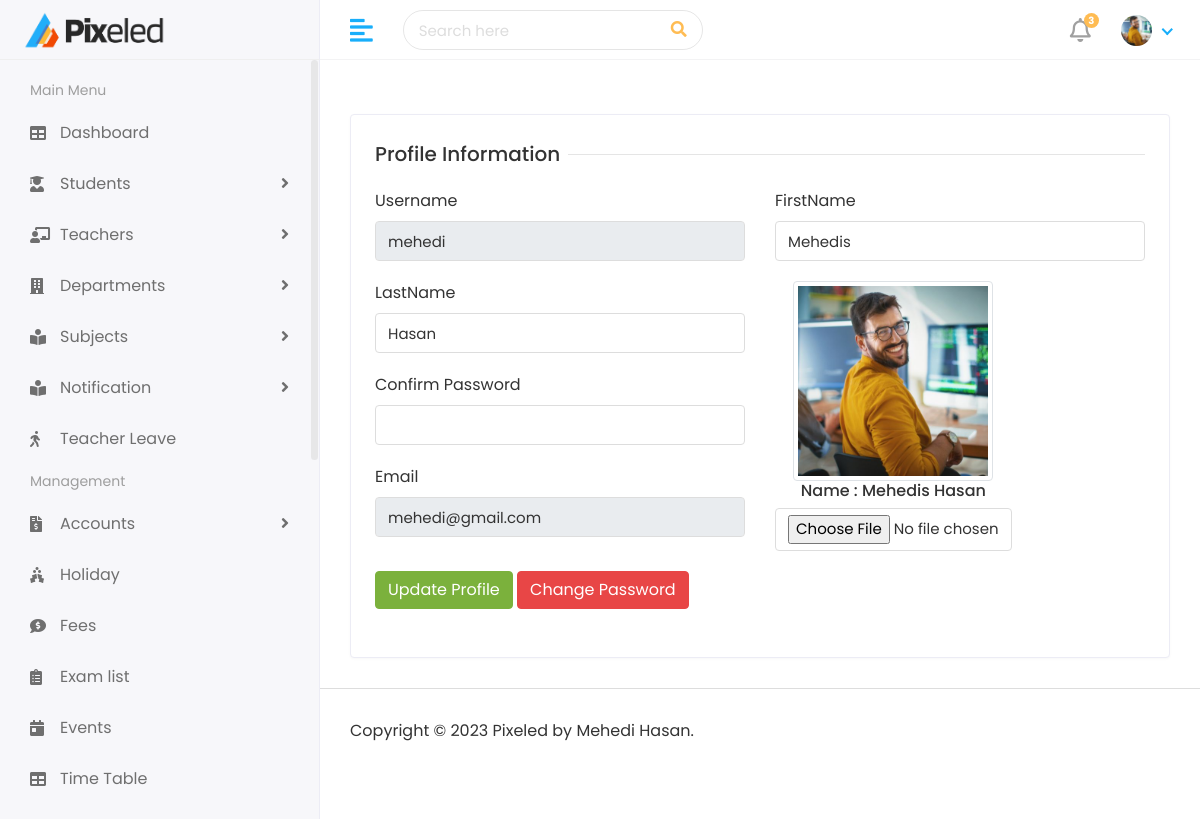
/profile (signed in), run on an earlier commit of the app's database.
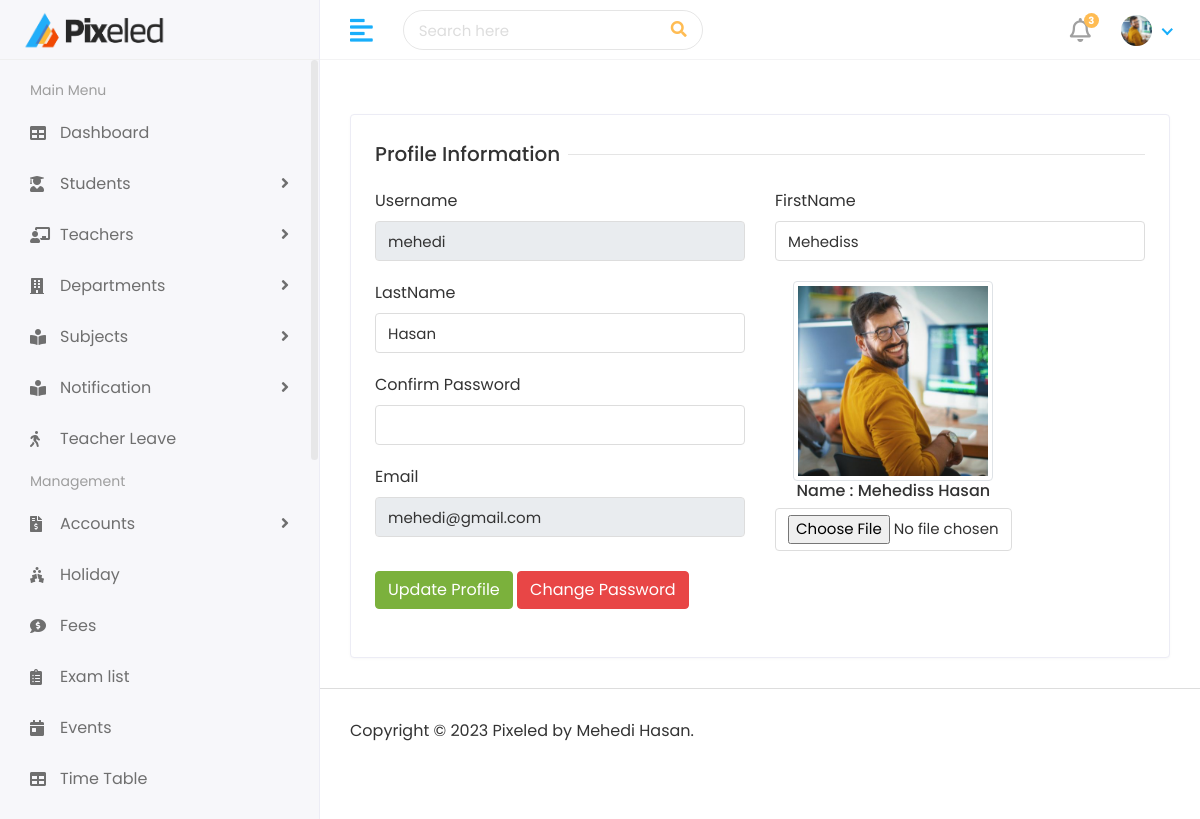
And on a later commit of the database.
### authentication/models.py (models this page shows)
class CustomUser(AbstractUser):
    USER = (
        (1, 'Admin'),
        (2, 'Teacher'),
        (3, 'Student'),
    )
    user_type = models.CharField(choices=USER, max_length=50, default=1)
    profile_pic = models.ImageField(upload_to='media/profile_pic')

### authentication/views.py (the view)
# urls.py: path('profile', views.profile, name='profile'),
@login_required(login_url='/')
def profile(request):
    user = CustomUser.objects.get(id=request.user.id)
    context = {
        'user': user
    }
    return render(request, 'profile.html', context)

### templates/profile.html (shortened to what this page needs)
{% extends 'base.html' %}
{% block main %}
<div class="row">
   <div class="col-sm-12">
      <div class="card">
         <div class="card-body">
            <form method="post", action=" {% url 'profileUpdate' %}" enctype="multipart/form-data">
               <div class="row">
                  <div class="col-12">
                     <h5 class="form-title"><span>Profile Information</span></h5>
                  </div>
                  <div class="col-12 col-sm-6">
                     <div class="form-group">
                        <label>Username</label>
                        <input name="username" type="text" class="form-control" value="{{user.username}}" readonly>
                     </div>
                  </div>
                  <div class="col-12 col-sm-6">
                     <div class="form-group">
                        <label> FirstName </label>
                        <input name="first_name" type="text" class="form-control" value="{{user.first_name}}">
                     </div>
                  </div>
                  <div class="col-12 col-sm-6">
                     <div class="form-group">
                        <label>LastName</label>
                        <input name="last_name" type="text" class="form-control" value="{{user.last_name}}">
                     </div>
                     <div class="form-group">
                        <label>Confirm Password</label>
                        <input name="password" type="text" class="form-control" >
                     </div>
                     <div class="form-group">
                        <label>Email</label>
                        <input name="email" type="text" class="form-control" value="{{user.email}}" readonly>
                     </div>
                  </div>
                  <div class="col-md-4">
                     <div class="text-center">
                       <img src="/{{user.profile_pic}}" class="myavatar img-circle img-thumbnail" alt="avatar">
                       <h6> Name : {{user.first_name}} {{user.last_name}}</h6>
                       <div class="form-group">
                        <input type="file" name="profile_pic" class="form-control" value="/{{user.profile_pic}}">
                     </div>
                     </div>
                   </div>
                   <div class="col-12">
                     <button type="submit" class="btn btn-success">Update Profile</button>
                     <button type="submit" class="btn btn-danger"><a href="{% url 'changePassword' %}" class='text-white'>Change Password</a></button> <br> <br>
                  </div>
               </div>
            </form>
         </div>
      </div>
   </div>
</div>
{% endblock %}

### templates/base.html (shortened to what this page needs)
<!DOCTYPE html>
<html lang="en">
   {% load static %}
   <head>
      <link rel="stylesheet" href="{% static 'assets/plugins/bootstrap/css/bootstrap.min.css'%}">
      <link rel="stylesheet" href="{% static 'assets/plugins/fontawesome/css/fontawesome.min.css'%}">
      <link rel="stylesheet" href="{% static 'assets/plugins/fontawesome/css/all.min.css'%}">
      <link rel="stylesheet" href="{% static 'assets/css/style.css'%}">
      <link rel="stylesheet" href="{% static 'assets/plugins/datatables/datatables.min.css' %}">
   </head>
   <body>
      <div class="main-wrapper">
        {% include "includes/header.html" %}
        {% include "includes/sidebar.html" %}
         <div class="page-wrapper">
            <div class="content container-fluid">
               {% block main %}
               {% endblock main %}
            </div>
            {% include "includes/footer.html" %}
         </div>
      </div>
   </body>
</html>

### templates/includes/header.html (shortened to what this page needs)
{% load static %}header-leftLogo
<div class="header">
    <div class="header-left">
       <a href="{% url "index" %}" class="logo">
       <img src="{% static 'assets/img/DEA.png' %}"  alt="Logo">
       </a>
    </div>
    <a href="javascript:void(0);" id="toggle_btn">
    <i class="fas fa-align-left"></i>
    </a>
    <div class="top-nav-search">
       <form>
          <input type="text" class="form-control" placeholder="Search here">
          <button class="btn" type="submit"><i class="fas fa-search"></i></button>
       </form>
    </div>
    <ul class="nav user-menu">
       <li class="nav-item dropdown noti-dropdown">
          <a href="#" class="dropdown-toggle nav-link" data-toggle="dropdown">
          <i class="far fa-bell"></i> <span class="badge badge-pill">3</span>
          </a>
       </li>
       <li class="nav-item dropdown has-arrow">
          <a href="#" class="dropdown-toggle nav-link" data-toggle="dropdown">
          <span class="user-img"><img class="rounded-circle" src="{% if user.profile_pic == '' %}{% static 'assets/img/profile.jpg' %}{% else %}/{{ user.profile_pic }}{% endif %}" width="31" alt="Ryan Taylor"></span>
          </a>
       </li>
    </ul>
 </div>

### templates/includes/sidebar.html (shortened to what this page needs)
{% load active_link_tags %}
<div class="sidebar" id="sidebar">
    <div class="sidebar-inner slimscroll">
       <div id="sidebar-menu" class="sidebar-menu">
         {% if user.user_type == '1' %}
          <ul>
             <li class="menu-title">
                <span>Main Menu</span>
             </li>
             <li class="{% active_link 'index' %}">
               <a href="{% url "index" %}"><i class="fas fa-table"></i> <span> Dashboard</span></a>
            </li>
             <li class="submenu {% active_link 'addStudent || studentList' %}">
                <a href=""><i class="fas fa-user-graduate"></i> <span> Students</span> <span class="menu-arrow"></span></a>
             </li>
             <li class="submenu {% active_link 'addTeacher || teacherList' %}">
                <a href="#"><i class="fas fa-chalkboard-teacher"></i> <span> Teachers</span> <span class="menu-arrow"></span></a>
             </li>
             <li class="submenu {% active_link 'addDepartment' %} {% active_link 'departmentList' %}">
                <a href="#"><i class="fas fa-building"></i> <span> Departments</span> <span class="menu-arrow"></span></a>
             </li>
             <li class="submenu {% active_link 'addSubject || subjectList' %}">
                <a href="#"><i class="fas fa-book-reader"></i> <span> Subjects</span> <span class="menu-arrow"></span></a>
             </li>
             <li class="submenu {% active_link 'TeacherSendNotification' %}">
               <a href="#"><i class="fas fa-book-reader"></i> <span> Notification</span> <span class="menu-arrow"></span></a>
            </li>
            <li class="{% active_link '' %}">
               <a href="{% url "index" %}"><i class="fa fa-walking"></i> <span> Teacher Leave</span></a>
            </li>
             <li class="menu-title">
                <span>Management</span>
             </li>
             <li class="submenu">
                <a href="#"><i class="fas fa-file-invoice-dollar"></i> <span> Accounts</span> <span class="menu-arrow"></span></a>
             </li>
             <li>
                <a href="holiday.html"><i class="fas fa-holly-berry"></i> <span>Holiday</span></a>
             </li>
             <li>
                <a href="fees.html"><i class="fas fa-comment-dollar"></i> <span>Fees</span></a>
             </li>
             <li>
                <a href="exam.html"><i class="fas fa-clipboard-list"></i> <span>Exam list</span></a>
             </li>
             <li>
                <a href="event.html"><i class="fas fa-calendar-day"></i> <span>Events</span></a>
             </li>
             <li>
                <a href="time-table.html"><i class="fas fa-table"></i> <span>Time Table</span></a>
             </li>
          </ul>
          {% endif %}
       </div>
    </div>
 </div>

### templates/includes/footer.html
<footer>
    <p>Copyright © 2023 Pixeled by Mehedi Hasan.</p>
 </footer>

### templates/profile.html (style rules this page uses)
.myavatar { width:200px; height:200px; }

What changed in the data, as far as the page shows it:
changed CustomUser "Hasan": first_name "Mehedis" → "Mehediss"
